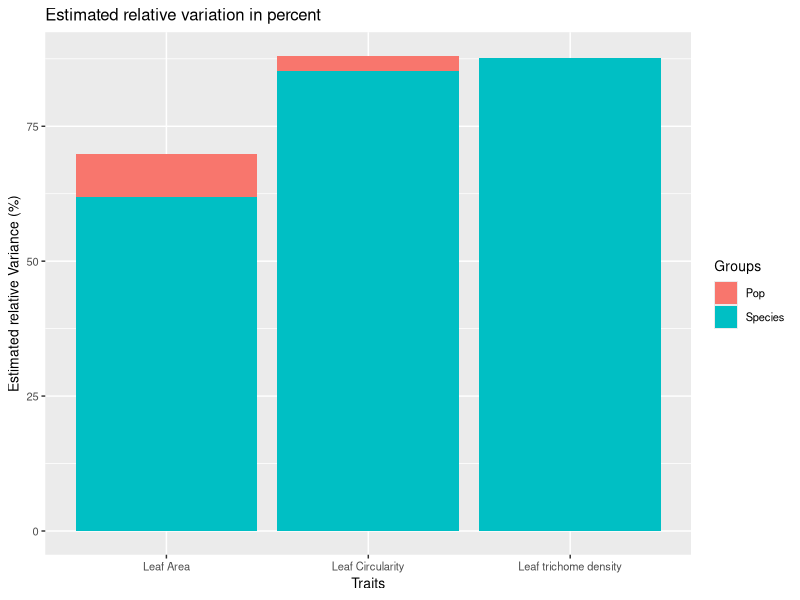

This chart was generated by the following R code: (Note: this script raises an error after producing the figure.)

rm(list = ls())

packages <- list("tidyverse","ggplot2","lme4","svglite")


lapply(packages, require,character.only=T)


Sunflower_train <- read.csv("Sunflower_train.csv")

### converting the population and the species column to factor 

Sunflower_train <- Sunflower_train %>%
                   mutate_if(is.character,as.factor)


LTD_mixed_model <- lmer(LTD~ (1|Species/Pop),data = Sunflower_train)

L_Circ_mixed_model <- lmer(L_Circ ~ (1|Species/Pop),data = Sunflower_train)

L_Area_mixed_model <- lmer(LA~(1|Species/Pop),data = Sunflower_train)


summary(LTD_mixed_model)

all_var_LTD <- 0+16274+2276

Pop_Ltd_var <- (0/all_var_LTD) * 100

Species_Ltd_var <- (16274/all_var_LTD) * 100


summary(L_Circ_mixed_model)

all_var_L_Circ <- 0.0007041+0.0214819+0.0030185

Pop_L_Circ_var <- (0.0007041/all_var_L_Circ) * 100

Species_L_Circ_var <- (0.0214819/all_var_L_Circ) * 100


summary(L_Area_mixed_model)

all_var_L_Area <- 98.53 + 772.62 + 376.84

Pop_L_Area_var <- (98.53/all_var_L_Area) * 100

Species_L_Area_var <- (772.62/all_var_L_Area) * 100


Variance_table <- data.frame(Traits = c("Leaf trichome density","Leaf trichome density",
                                        "Leaf Circularity","Leaf Circularity",
                                        "Leaf Area","Leaf Area"),
                             Groups = c("Species","Pop","Species","Pop",
                                        "Species","Pop"))
                            


Variances <- rbind(Species_Ltd_var,Pop_Ltd_var,
                   Species_L_Circ_var,Pop_L_Circ_var,
                   Species_L_Area_var,Pop_L_Area_var)

Variance_table <- cbind(Variance_table,Variances)


# Plot stack bar chart

ggplot(Variance_table, aes(fill=Groups, y=Variances, x=Traits)) + 
  geom_bar(position='stack', stat='identity') +
  labs(x = "Traits", y = "Estimated relative Variance (%)") +
  ggtitle("Estimated relative variation in percent") +
  theme(text = element_text(size = 10))  


ggsave("Figure S2.svg",dpi = 300)












